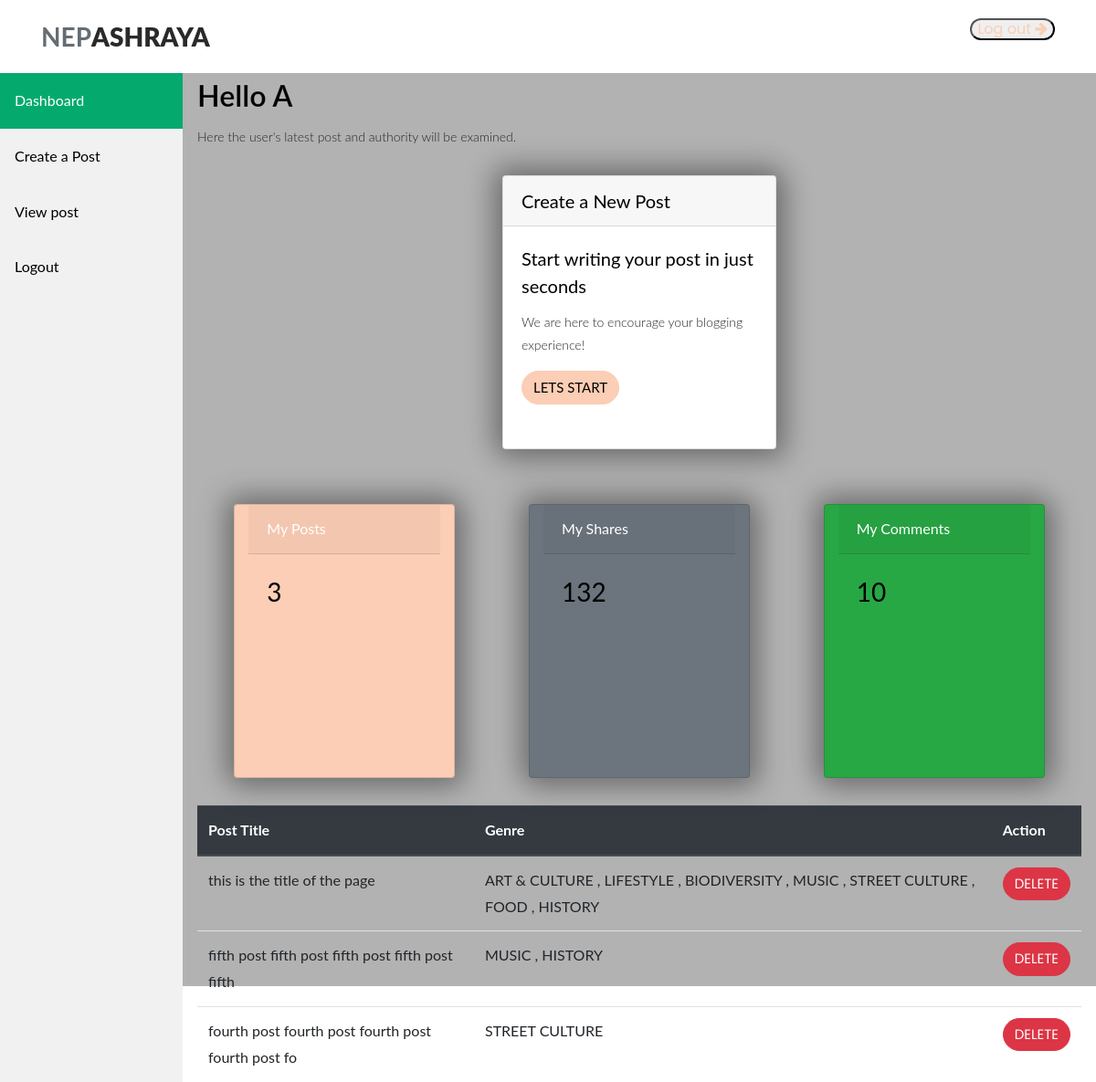
Page /upload/ (signed in) on the earlier database version.
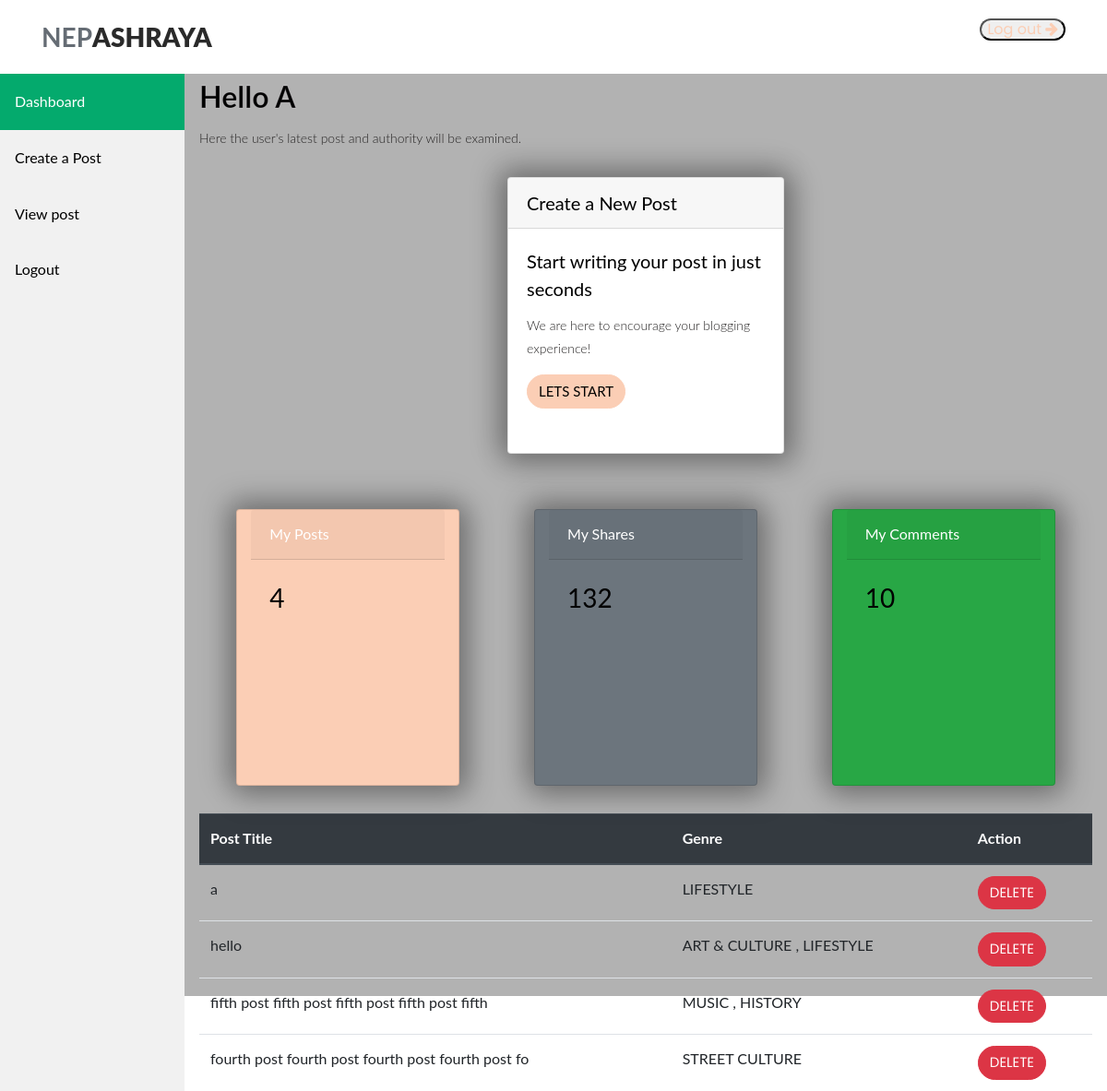
Same page on the later database version.
### Nepa_application/models.py (models this page shows, shortened)
class Topic(models.Model):
    title = models.CharField(max_length=100)
    long_description = models.TextField()
    category = models.ManyToManyField("Category", related_name='topics')
    province = models.ForeignKey(province, on_delete=models.CASCADE, related_name='topics')
    post_date = models.DateTimeField(default=timezone.now)
    is_verified = models.BooleanField(default=False)
    author = models.CharField(max_length=100, default="Anonymous")
    likes = models.ManyToManyField(User, related_name='topic', blank=True)
    report = models.IntegerField(User, default=0)
    commentCount = models.IntegerField(default=0, null=True, blank=True)
    class Meta:
        ordering = ['-post_date']

class Category(models.Model):
    name = models.CharField(max_length=100)
    description = models.TextField()
    image = models.ImageField(upload_to='category_images')

### Nepa_application/views.py (the view, shortened to what this page needs)
# urls.py: path('upload/', views.upload, name = 'upload'),
@login_required
def upload(request):
    contex = []
    username = request.user.username
    if request.user.is_authenticated and not request.user.is_staff:
        my_posts = models.Topic.objects.filter(author=username)
        date_created = models.Topic.objects.filter(author=username).values('post_date')
        categories = models.Category.objects.filter(topics__in=my_posts)
        number_of_total_posts = my_posts.count()
        total_comments = get_total_comments_for_user(username)
        context = {'my_post': my_posts,
                'username':username,
                'categories':categories,
                'number_of_total_posts':number_of_total_posts,
                'date_created': date_created,
                'number':total_comments,
                }
    return render(request, 'auth/admin_index.html', context)

### Nepa_application/views.py (called while the page is built)
def get_total_comments_for_user(username):
    user = User.objects.get(username=username)
    total_comments = models.Comment.objects.filter(author=user).count()
    return total_comments

### templates/auth/admin_index.html (shortened to what this page needs)
{% load static %}
<!DOCTYPE html>
<html lang="en">
<head>
  <link rel="stylesheet" href="https://stackpath.bootstrapcdn.com/bootstrap/4.5.2/css/bootstrap.min.css">
  <link rel="stylesheet" type="text/css" href="{% static 'assets/css/bootstrap.min.css' %}">
  <link rel="stylesheet" type="text/css" href="{% static 'assets/css/font-awesome.css' %}">
  <link rel="stylesheet" type="text/css" href="{% static 'assets/css/owl-carousel.css' %}">
  <link rel="stylesheet" href="{% static 'assets/css/tooplate-artxibition.css' %}">
  <link rel="stylesheet" href="{% static 'assets/css/style.css' %}">
  <link href="{% static 'assets/css/main.css' %}" rel="stylesheet" />
</head>
<body>
<header class="header-area header-sticky">
    <div class="container">
        <div class="row">
            <div class="col-12">
                <nav class="main-nav">
                    <a href="{% url 'index' %}" class="logo">NEP<em>ASHRAYA</em></a>
                    <ul class="nav">
                        {% if user.is_authenticated %}
                        <button class="contactbutton" style="margin-left: 10px;"> <a href="{% url 'signout' %}"">Log out <i class="fa fa-arrow-right"></i></a></button>
                        {% endif %}
                    </ul>
                </nav>
            </div>
        </div>
    </div>
</header>
<div class="sidebar">
    <a class="active" id="refreshButton"="#home">Dashboard</a>
    {% if user.is_authenticated and user.is_staff %}
    <a href="{% url 'manage_user'  %}">Manage Users</a>
    <a href="{% url 'create_post' %}">Create a Post</a>
    <a href="{% url 'listofpost' %}">View post</a>
    {% elif user.is_authenticated and not user.is_staff %}
    <a href="{% url 'create_post' %}">Create a Post</a>
    <a href="{% url 'listofpost' %}">View post</a>
    {% endif %}
    <a href="{% url 'signout' %}">Logout</a>
</div>
{% if user.is_authenticated and user.is_staff %}
<div class="content">
    <h2><b>Hello {{username|upper}}</b></h2>
    <p>Here the user's latest post and authority will be examined.</p>
    <div class="container">
        <div class="row">
            <div class="card text-white bg-primary col-md-3 d-flex" >
                <div class="card-header">Posts</div>
                <div class="card-body">
                  <h3 class="card-title">{{number_of_total_posts}}</h3>
                </div>
            </div>
            <div class="card text-white bg-secondary col-md-3 d-flex" >
                <div class="card-header">Shares</div>
                <div class="card-body">
                  <h3 class="card-title">132</h3>
                </div>
            </div>
            <div class="card text-white bg-success col-md-3 d-flex" >
                <div class="card-header">Comments</div>
                <div class="card-body">
                  <h3 class="card-title">{{number}}</h3>
                </div>
            </div>
        </div>
    </div>
    <br><br>
    <h2>Unverified Posts</h2>
    <br>
    <table class="table">
        <thead class="thead-dark">
          <tr>
            <th scope="col">Username</th>
            <th scope="col">Post Title</th>
            <th scope="col">Genre</th>
            <th scope="col">Action</th>
          </tr>
        </thead>
        <tbody>
          {% for post in unverified_posts %}
          <tr>
            <td>{{post.author}}</td>
            <td>{{post.title | slice:50 }}</td>
            <td>
              {% for category in post.category.all %}
                {{ category.name }}
                {% if not forloop.last %}, {% endif %}
              {% endfor %}
            </td>
            <td>
              <form action="{% url 'verify_post' post.id %}" method="post" id="postForm">
                {% csrf_token %}
                <button type="submit" class="btn btn-success" onclick="confirmpost()" style="margin: 0; ">Post</button>
                <script>
                  function confirmpost() {
                    if (confirm("Are you sure you want to post this?")) {
            document.getElementById("postForm").submit();
        } else {
            return false;
        }
                  }
                </script>
              </form>
              <br>
              <form action="{% url 'block_post' post.id %}" method="post">
                {% csrf_token %}
                <button type="submit" class="btn btn-danger" onclick="confirmdelete()"  style="margin-top: -10px;">Block</button>
                <script>
                  function confirmdelete() {
                    confirm("Are you sure you want to block this post?")
                  }
                </script>
              </form>
              <form action="{% url 'view_post' post.id %}" method="post">
                {% csrf_token %}
                <button type="submit" class="btn btn-secondary" style="margin-top: 10px;">View</button>
              </form>
            </td>
            </tr>
        {% endfor %}
        </tbody>
    </table>
</div>
{% elif user.is_authenticated and not user.is_staff %}
<div class="content">
    <h2><b>Hello {{username|upper}}</b></h2>
    <p>Here the user's latest post and authority will be examined.</p>
    <div class="card">
      <h5 class="card-header">Create a New Post</h5>
      <div class="card-body">
        <h5 class="card-title">Start writing your post in just seconds</h5>
        <p class="card-text">We are here to encourage your blogging experience!</p>
        <a href="{% url 'create_post' %}" class="btn btn-primary">Lets Start</a>
      </div>
    </div>
    <div class="container">
        <div class="row">
          <div class="card text-white bg-primary col-md-3 d-flex" >
            <div class="card-header">My Posts</div>
            <div class="card-body">
              <h3 class="card-title">{{number_of_total_posts}}</h3>
            </div>
          </div>
          <div class="card text-white bg-secondary col-md-3 d-flex" >
            <div class="card-header">My Shares</div>
            <div class="card-body">
              <h3 class="card-title">132</h3>
            </div>
          </div>
          <div class="card text-white bg-success col-md-3 d-flex" >
            <div class="card-header">My Comments</div>
            <div class="card-body">
              <h3 class="card-title">{{number}}</h3>
            </div>
          </div>
        </div>
    </div>
    <table class="table">
        <thead class="thead-dark">
          <tr>
            <th scope="col">Post Title</th>
            <th scope="col">Genre</th>
            <th scope="col">Action</th>
          </tr>
        </thead>
        <tbody>
          {% for post in my_post %}
          <tr>
            <td>{{post.title | slice:50}}</td>
            <td>{% for category in post.category.all %}
              {{ category.name }}
              {% if not forloop.last %}, {% endif %}
            {% endfor %}</td>
            <td><form action="{% url 'block_post' post.id %}" method="post">
              <button type="submit" class="btn btn-danger" onclick="confirmdelete()">Delete</button>
            </form></td>
          </tr>
          {% endfor %}
        </tbody>
    </table>
</div>
{% endif %}
</body>
</html>

### static/assets/css/tooplate-artxibition.css (style rules this page uses)
html, body, div, span, applet, object, iframe, h1, h2, h3, h4, h5, h6, p, blockquote, div pre, a, abbr, acronym, address, big, cite, code, del, dfn, em, font, img, ins, kbd, q, s, samp, small, strike, strong, sub, sup, tt, var, b, u, i, center, dl, dt, dd, ol, ul, li, figure, header, nav, section, article, aside, footer, figcaption { margin: 0; padding: 0; border: 0; outline: 0; }
ul, li { padding: 0; margin: 0; list-style: none; }
header, section, article, aside, footer, hgroup { display: block; }
.main-nav a { display:block; transition: .3s; }
* { box-sizing: border-box; }
html, body { font-family: 'Poppins', sans-serif; font-weight: 400; background-color: #fff; font-size: 16px; -ms-text-size-adjust: 100%; -webkit-font-smoothing: antialiased; -moz-osx-font-smoothing: grayscale; }
a { text-decoration: none !important; }
h1, h2, h3, h4, h5, h6 { margin-top: 0px; margin-bottom: 0px; }
ul { margin-bottom: 0px; }
p { font-size: 14px; line-height: 25px; color: #272525; font-weight: 300; }
.contactbutton { border-radius: 15px; }
html, body { background: #fff; font-family: 'Poppins', sans-serif; }
.card { margin: 30px auto; width: 300px; height: 300px; border-radius: 40px; box-shadow: 5px 5px 30px 7px rgba(0,0,0,0.25), -5px -5px 30px 7px rgba(0,0,0,0.22); cursor: pointer; transition: 0.4s; }
.header-area { position: relative; top: 0px; left: 0px; right: 0px; z-index: 100; height: 80px; background: #fff; -webkit-transition: all .5s ease 0s; -moz-transition: all .5s ease 0s; -o-transition: all .5s ease 0s; transition: all .5s ease 0s; }
.header-area .main-nav { min-height: 80px; background: transparent; }
.header-area .main-nav .logo { line-height: 80px; color: #656c74; font-size: 28px; font-weight: 700; float: left; -webkit-transition: all 0.3s ease 0s; -moz-transition: all 0.3s ease 0s; -o-transition: all 0.3s ease 0s; transition: all 0.3s ease 0s; }
.header-area .main-nav .logo em { font-style: normal; color: #2a2a2a; font-weight: 900; }
.header-area .main-nav .nav { float: right; margin-top: 27px; margin-right: 0px; background-color: transparent; -webkit-transition: all 0.3s ease 0s; -moz-transition: all 0.3s ease 0s; -o-transition: all 0.3s ease 0s; transition: all 0.3s ease 0s; position: relative; z-index: 999; }
.header-area.header-sticky { min-height: 80px; }
.header-area.header-sticky .nav { margin-top: 20px !important; }
@media (max-width: 1200px) { .header-area .main-nav:before { display: none; } }
@media (min-width: 767px) { .header-area .main-nav .nav { display: flex !important; } }
h2 { -webkit-text-stroke-width: 1px; -webkit-text-stroke-color: rgba(255, 249, 255, 0.264); }

### static/assets/css/main.css (style rules this page uses)
html { line-height: 1.15; -ms-text-size-adjust: 100%; -webkit-text-size-adjust: 100%; }
body { margin: 0; }
article, aside, footer, header, nav, section { display: block; }
a { background-color: transparent; -webkit-text-decoration-skip: objects; }
b, strong { font-weight: inherit; }
b, strong { font-weight: bolder; }
button, input, optgroup, select, textarea { font-family: sans-serif; font-size: 100%; line-height: 1.15; margin: 0; }
button, input { overflow: visible; }
button, select { text-transform: none; }
button, html [type="button"], [type="reset"], [type="submit"] { -webkit-appearance: button; }
html { height: 100%; }
input, button { font-family: 'Poppins', sans-serif; }
* { box-sizing: border-box; }

### templates/auth/admin_index.html (style rules this page uses)
.sidebar { margin: 0; padding: 0; width: 200px; background-color: #f1f1f1; position: fixed; height: 100%; overflow: auto; }
.sidebar a { display: block; color: black; padding: 16px; text-decoration: none; }
.sidebar a.active { background-color: #04AA6D; color: white; }
div.content { margin-left: 200px; padding: 1px 16px; height: 1000px; }

Differences in the rows shown:
removed Topic: title "this is the title of the page", Category (name "ART & CULTURE"), Category (name "LIFESTYLE"), Category (name "MUSIC"), Category (name "STREET CULTURE"), Category (name "HISTORY")
no longer on this page (row unchanged): Category: name "BIODIVERSITY", shown under "this is the title of the page"
no longer on this page (row unchanged): Category: name "FOOD", shown under "this is the title of the page"
added Topic: title "a", Category (name "LIFESTYLE")
added Topic: title "hello", Category (name "ART & CULTURE"), Category (name "LIFESTYLE")
Other differences:
{{ number_of_total_posts }}: "3" → "4"
